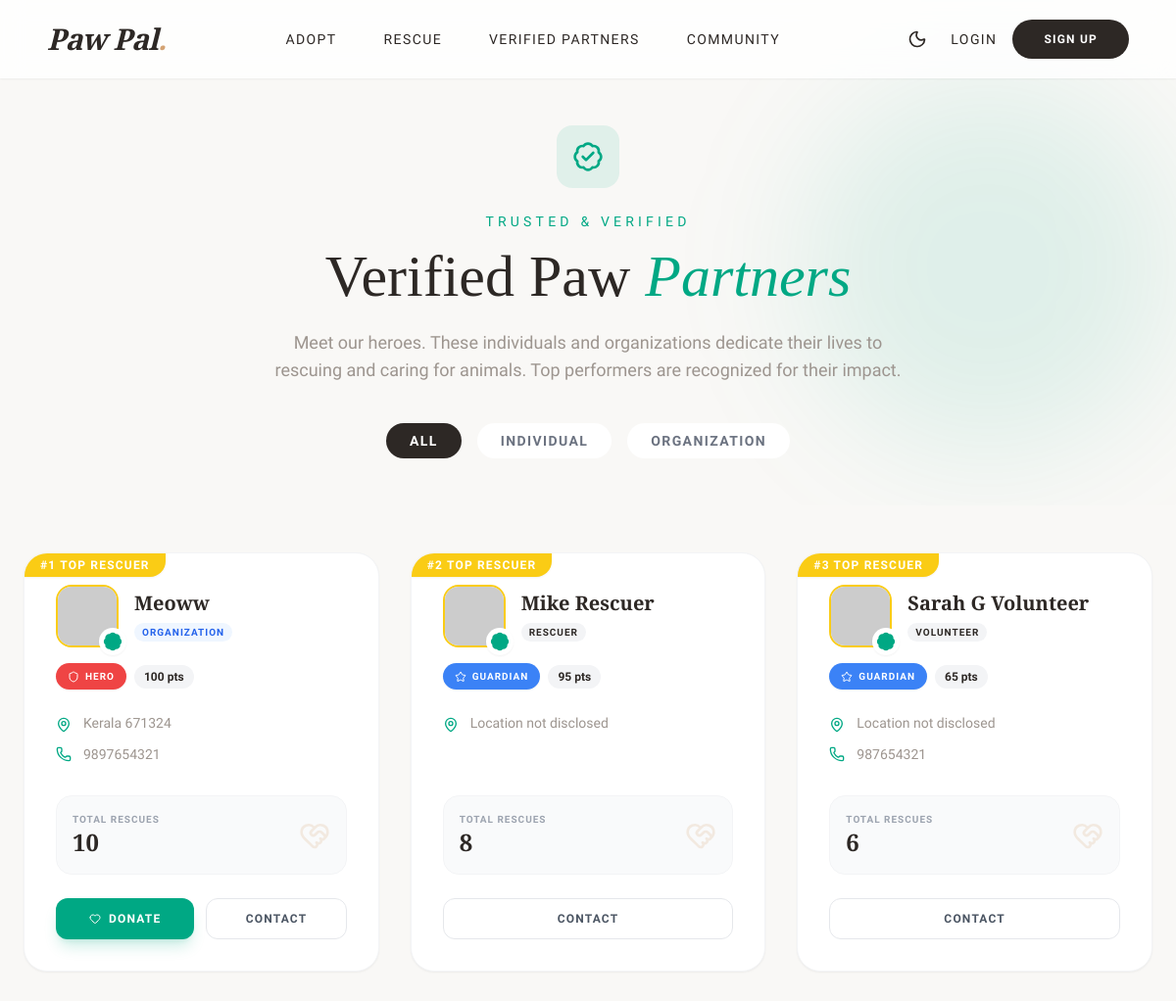
The app's page /centers.php (upper part), older data.
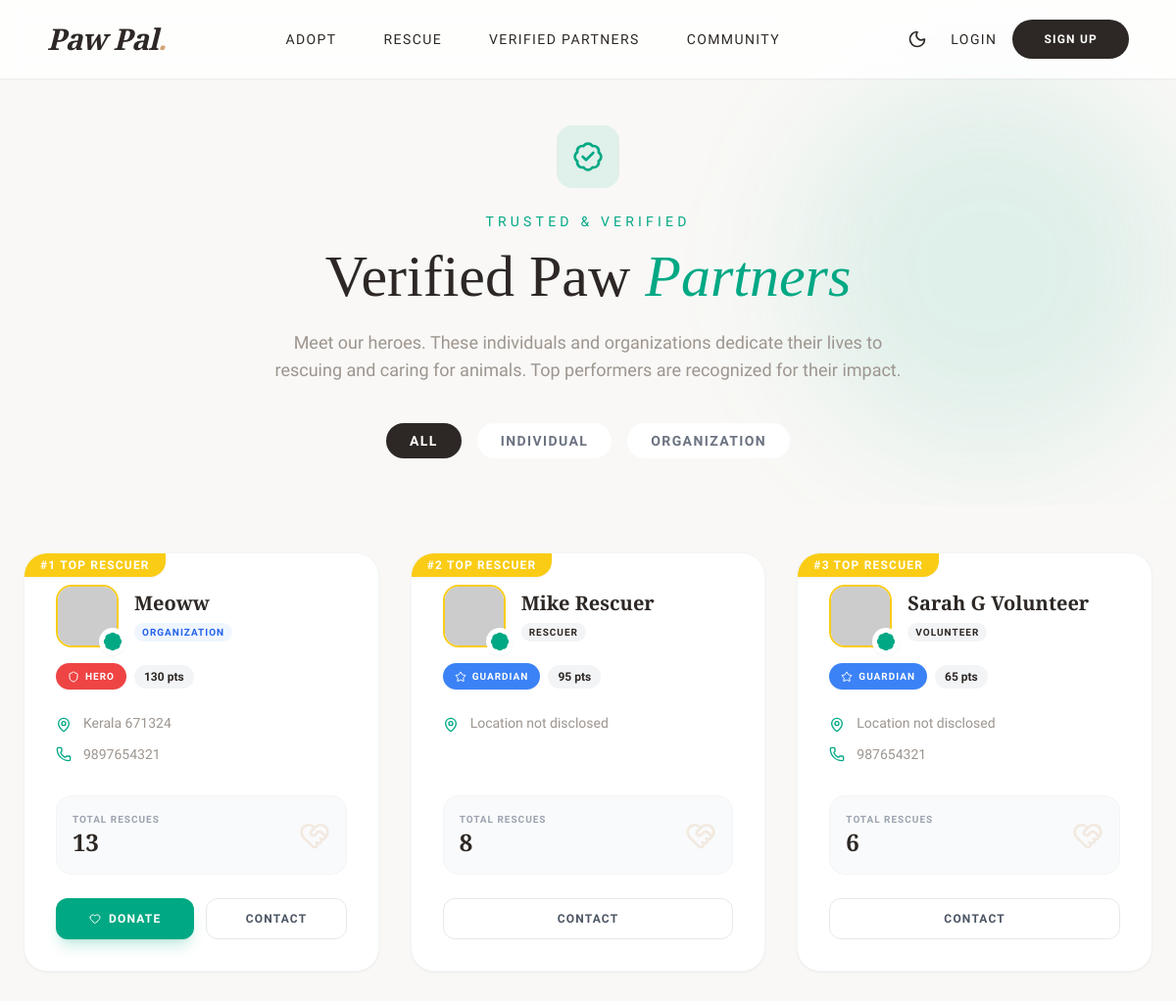
The same page, newer data.
### tables this page shows
CREATE TABLE `users` (
  `id` int(11) NOT NULL,
  `username` varchar(50) NOT NULL,
  `email` varchar(100) NOT NULL,
  `password` varchar(255) NOT NULL,
  `phone` varchar(20) DEFAULT NULL,
  `address` text DEFAULT NULL,
  `role` enum('user','admin','volunteer','rescuer','organization') DEFAULT 'user',
  `is_verified` tinyint(1) DEFAULT 0,
  `created_at` timestamp NOT NULL DEFAULT current_timestamp(),
  `gender` varchar(20) DEFAULT NULL,
  `dob` date DEFAULT NULL,
  `profile_image` varchar(255) DEFAULT NULL,
  `lives_saved` int(11) DEFAULT 0,
  `organization_name` varchar(150) DEFAULT NULL,
  `reset_token` varchar(255) DEFAULT NULL,
  `reset_expiry` datetime DEFAULT NULL,
  `latitude` decimal(10,8) DEFAULT NULL,
  `longitude` decimal(11,8) DEFAULT NULL
);

### includes/pagination.php (called while the page is built, shortened)
<?php
function getPaginationData($totalItems, $perPage = 9, $currentPage = 1)
{
    $totalPages = max(1, ceil($totalItems / $perPage));
    $currentPage = max(1, min($currentPage, $totalPages));
    $offset = ($currentPage - 1) * $perPage;
    return [
        'totalPages' => $totalPages,
        'offset' => $offset,
        'currentPage' => $currentPage,
        'perPage' => $perPage,
        'totalItems' => $totalItems
    ];
}
?>

### centers.php (the view, shortened to what the changed rows need)
<?php
include 'config.php';
include_once 'includes/pagination.php';
$sql = "SELECT *,
    CASE
        WHEN role = 'organization' THEN 'Organization'
        ELSE 'Individual'
    END AS effective_type
    FROM users WHERE is_verified = 1 AND role != 'admin'";
$sql .= " ORDER BY lives_saved DESC";
$countSql2 = "SELECT COUNT(*) as total FROM users WHERE is_verified = 1 AND role != 'admin'";
$totalItems = $conn->query($countSql2)->fetch_assoc()['total'];
$currentPage = isset($_GET['page']) ? (int) $_GET['page'] : 1;
$pagination = getPaginationData($totalItems, 9, $currentPage);
$sql .= " LIMIT {$pagination['perPage']} OFFSET {$pagination['offset']}";
$centers = $conn->query($sql);
function calculatePawScore($conn, $userId, $livesSaved)
{
    $score = 0;
    $score += $livesSaved * 10;
    $rescuesDone = $conn->query("SELECT COUNT(*) as cnt FROM rescue_reports WHERE assigned_to = $userId AND status IN ('Rescued','Closed')");
    if ($rescuesDone) {
        $row = $rescuesDone->fetch_assoc();
        $score += ($row['cnt'] ?? 0) * 15;
    }
    $reportsFiled = $conn->query("SELECT COUNT(*) as cnt FROM rescue_reports WHERE reporter_id = $userId");
    if ($reportsFiled) {
        $row = $reportsFiled->fetch_assoc();
        $score += ($row['cnt'] ?? 0) * 5;
    }
    $petsListed = $conn->query("SELECT COUNT(*) as cnt FROM pets WHERE added_by = $userId");
    if ($petsListed) {
        $row = $petsListed->fetch_assoc();
        $score += ($row['cnt'] ?? 0) * 5;
    }
    $blogs = $conn->query("SELECT COUNT(*) as cnt FROM blogs WHERE author_id = $userId AND status='approved'");
    if ($blogs) {
        $row = $blogs->fetch_assoc();
        $score += ($row['cnt'] ?? 0) * 3;
    }
    return $score;
}
function getBadgeInfo($score)
{
    if ($score >= 100)
        return ['title' => 'Hero', 'color' => 'bg-red-500 text-white', 'icon' => 'shield'];
    if ($score >= 50)
        return ['title' => 'Guardian', 'color' => 'bg-blue-500 text-white', 'icon' => 'star'];
    if ($score >= 20)
        return ['title' => 'Rising Star', 'color' => 'bg-green-500 text-white', 'icon' => 'trending-up'];
    return ['title' => 'Newcomer', 'color' => 'bg-gray-400 text-white', 'icon' => 'sparkles'];
}
include 'includes/header.php';
?>
<section class="pt-32 pb-12 px-6 relative overflow-hidden bg-paw-bg/30">
    <div class="max-w-4xl mx-auto text-center relative z-10">
        <h1 class="font-serif text-5xl md:text-6xl text-paw-dark mb-6">
            Verified Paw <span class="italic text-paw-verified">Partners</span>
        </h1>
    </div>
</section>
<section class="py-12 px-6">
    <div class="max-w-7xl mx-auto">
        <div class="grid md:grid-cols-2 lg:grid-cols-3 gap-8">
            <?php
            $rank = $pagination['offset'] + 1;
            while ($center = $centers->fetch_assoc()):
                $isTop3 = $rank <= 3;
                $pawScore = calculatePawScore($conn, $center['id'], $center['lives_saved']);
                $badge = getBadgeInfo($pawScore);
                $displayName = !empty($center['organization_name']) ? $center['organization_name'] : $center['username'];
                $effectiveType = $center['effective_type'] ?? 'Individual';
                ?>
                <div
                    class="bg-white rounded-3xl p-8 shadow-sm hover:shadow-xl transition-all duration-300 border border-gray-100 relative overflow-hidden group flex flex-col">
                    <?php if ($isTop3): ?>
                        <div
                            class="absolute top-0 left-0 bg-yellow-400 text-white px-4 py-1 rounded-br-2xl text-xs font-bold uppercase tracking-widest shadow-sm z-20">
                            #<?php echo $rank; ?> Top Rescuer
                        </div>
                    <?php endif; ?>
                    <div class="relative z-10 flex-1">
                        <div class="flex items-center gap-4 mb-4">
                            <div class="relative w-16 h-16 flex-shrink-0">
                                <img src="<?php
                                $imgSrc = 'https://api.dicebear.com/9.x/toon-head/svg?seed=' . urlencode($center['username']);
                                if (!empty($center['profile_image'])) {
                                    if (strpos($center['profile_image'], 'http') === 0) {
                                        $imgSrc = $center['profile_image'];
                                    } else {
                                        if (file_exists('uploads/users/' . $center['profile_image'])) {
                                            $imgSrc = 'uploads/users/' . rawurlencode($center['profile_image']);
                                        }
                                    }
                                }
                                echo $imgSrc;
                                ?>"
                                    class="w-full h-full object-cover rounded-2xl border-2 <?php echo $isTop3 ? 'border-yellow-400' : 'border-gray-100'; ?>">
                                <div class="absolute -bottom-2 -right-2 bg-white rounded-full p-1 shadow-sm">
                                    <i data-lucide="badge-check" class="w-5 h-5 text-paw-verified fill-current"></i>
                                </div>
                            </div>
                            <div>
                                <h3 class="font-serif text-xl font-bold leading-tight text-paw-dark">
                                    <?php echo htmlspecialchars($displayName); ?>
                                </h3>
                                <div class="flex flex-col gap-1 mt-1">
                                    <div class="flex items-center gap-2 mt-1">
                                        <?php if ($effectiveType === 'Organization'): ?>
                                            <span
                                                class="text-[10px] uppercase tracking-widest font-bold px-2 py-0.5 rounded-full bg-blue-50 text-blue-600">
                                                Organization
                                            </span>
                                        <?php endif; ?>
                                    </div>
                                </div>
                            </div>
                        </div>
                        <div class="flex items-center gap-2 mb-6">
                            <span
                                class="inline-flex items-center gap-1.5 px-3 py-1.5 rounded-full text-[10px] font-bold uppercase tracking-widest <?php echo $badge['color']; ?> shadow-sm">
                                <i data-lucide="<?php echo $badge['icon']; ?>" class="w-3 h-3"></i>
                                <?php echo $badge['title']; ?>
                            </span>
                            <span class="text-xs font-bold text-paw-dark bg-gray-100 px-2.5 py-1 rounded-full">
                                <?php echo $pawScore; ?> pts
                            </span>
                        </div>
                        <div class="space-y-3 mb-8">
                            <div class="flex items-start gap-3 text-paw-gray">
                                <i data-lucide="map-pin" class="w-4 h-4 flex-shrink-0 mt-1 text-paw-verified"></i>
                                <span class="text-sm">
                                    <?php echo htmlspecialchars($center['address'] ?? 'Location not disclosed'); ?>
                                </span>
                            </div>
                            <?php if (!empty($center['phone'])): ?>
                                <div class="flex items-center gap-3 text-paw-gray">
                                    <i data-lucide="phone" class="w-4 h-4 flex-shrink-0 text-paw-verified"></i>
                                    <span class="text-sm">
                                        <?php echo htmlspecialchars($center['phone']); ?>
                                    </span>
                                </div>
                            <?php endif; ?>
                        </div>
                    </div>
                    <div class="bg-gray-50 rounded-2xl p-4 mb-6 border border-gray-100 flex items-center justify-between">
                        <div>
                            <p class="text-[10px] font-bold uppercase tracking-widest text-gray-400">Total Rescues</p>
                            <p class="font-serif text-2xl font-bold text-paw-dark"><?php echo $center['lives_saved']; ?></p>
                        </div>
                        <i data-lucide="heart-handshake" class="w-8 h-8 text-paw-accent/20"></i>
                    </div>
                    <div class="flex gap-3 mt-auto">
                        <?php if ($effectiveType === 'Organization'): ?>
                            <a href="donate.php?id=<?php echo $center['id']; ?>"
                                class="flex-1 py-3 bg-paw-verified text-white rounded-xl text-xs uppercase tracking-widest font-bold hover:bg-paw-dark transition-colors text-center shadow-lg shadow-paw-verified/20 flex items-center justify-center gap-2">
                                <i data-lucide="heart" class="w-3 h-3"></i> Donate
                            </a>
                        <?php endif; ?>
                        <a href="mailto:<?php echo $center['email']; ?>"
                            class="flex-1 py-3 border border-gray-200 text-gray-600 rounded-xl text-xs uppercase tracking-widest font-bold hover:bg-gray-50 transition-colors text-center">
                            Contact
                        </a>
                    </div>
                </div>
                <?php
                $rank++;
            endwhile;
            ?>
        </div>
    </div>
</section>
<?php include 'includes/footer.php'; ?>

Row changes from the older to the newer data that the page shows:
changed users "Meoww": pawScore "100" → "130"; lives_saved "10" → "13"
